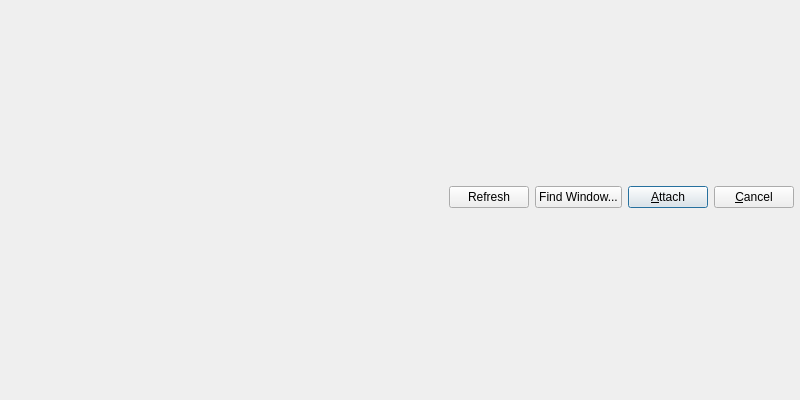
<?xml version="1.0" encoding="UTF-8"?>
<ui version="4.0">
 <class>AttachDialog</class>
 <widget class="QDialog" name="AttachDialog">
  <property name="geometry">
   <rect>
    <x>0</x>
    <y>0</y>
    <width>800</width>
    <height>400</height>
   </rect>
  </property>
  <property name="windowTitle">
   <string>Attach</string>
  </property>
  <property name="windowIcon">
   <iconset resource="../../resource.qrc">
    <normaloff>:/icons/images/attach.png</normaloff>:/icons/images/attach.png</iconset>
  </property>
  <layout class="QGridLayout" name="gridLayout">
   <property name="leftMargin">
    <number>0</number>
   </property>
   <property name="topMargin">
    <number>0</number>
   </property>
   <property name="rightMargin">
    <number>0</number>
   </property>
   <property name="bottomMargin">
    <number>6</number>
   </property>
   <item row="0" column="0">
    <layout class="QVBoxLayout" name="verticalLayout">
     <property name="spacing">
      <number>6</number>
     </property>
     <property name="sizeConstraint">
      <enum>QLayout::SetDefaultConstraint</enum>
     </property>
     <item>
      <layout class="QHBoxLayout" name="horizontalLayout">
       <property name="spacing">
        <number>6</number>
       </property>
       <property name="sizeConstraint">
        <enum>QLayout::SetDefaultConstraint</enum>
       </property>
       <property name="leftMargin">
        <number>6</number>
       </property>
       <property name="topMargin">
        <number>0</number>
       </property>
       <property name="rightMargin">
        <number>6</number>
       </property>
       <property name="bottomMargin">
        <number>0</number>
       </property>
       <item>
        <spacer name="horizontalSpacer">
         <property name="orientation">
          <enum>Qt::Horizontal</enum>
         </property>
         <property name="sizeHint" stdset="0">
          <size>
           <width>40</width>
           <height>20</height>
          </size>
         </property>
        </spacer>
       </item>
       <item>
        <widget class="QPushButton" name="btnRefresh">
         <property name="sizePolicy">
          <sizepolicy hsizetype="Preferred" vsizetype="Fixed">
           <horstretch>0</horstretch>
           <verstretch>0</verstretch>
          </sizepolicy>
         </property>
         <property name="text">
          <string>Refresh</string>
         </property>
         <property name="autoDefault">
          <bool>false</bool>
         </property>
        </widget>
       </item>
       <item>
        <widget class="QPushButton" name="btnFindWindow">
         <property name="text">
          <string>Find Window...</string>
         </property>
        </widget>
       </item>
       <item>
        <widget class="QPushButton" name="btnAttach">
         <property name="sizePolicy">
          <sizepolicy hsizetype="Preferred" vsizetype="Fixed">
           <horstretch>0</horstretch>
           <verstretch>0</verstretch>
          </sizepolicy>
         </property>
         <property name="text">
          <string>&amp;Attach</string>
         </property>
         <property name="autoDefault">
          <bool>true</bool>
         </property>
         <property name="default">
          <bool>true</bool>
         </property>
        </widget>
       </item>
       <item>
        <widget class="QPushButton" name="btnCancel">
         <property name="sizePolicy">
          <sizepolicy hsizetype="Preferred" vsizetype="Fixed">
           <horstretch>0</horstretch>
           <verstretch>0</verstretch>
          </sizepolicy>
         </property>
         <property name="text">
          <string>&amp;Cancel</string>
         </property>
         <property name="autoDefault">
          <bool>false</bool>
         </property>
        </widget>
       </item>
      </layout>
     </item>
    </layout>
   </item>
  </layout>
 </widget>
 <resources>
  <include location="../../resource.qrc"/>
 </resources>
 <connections>
  <connection>
   <sender>btnCancel</sender>
   <signal>clicked()</signal>
   <receiver>AttachDialog</receiver>
   <slot>reject()</slot>
   <hints>
    <hint type="sourcelabel">
     <x>561</x>
     <y>272</y>
    </hint>
    <hint type="destinationlabel">
     <x>551</x>
     <y>255</y>
    </hint>
   </hints>
  </connection>
 </connections>
</ui>
